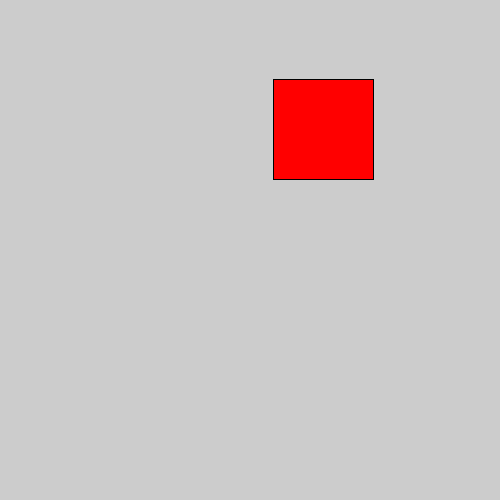
Frame 1 (no input)
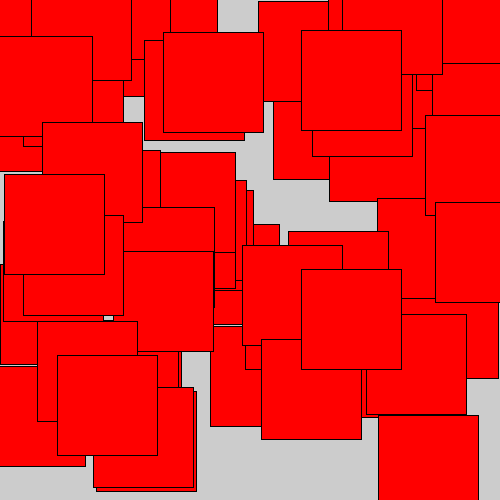
Frame 60 (the mouse pressed at the canvas centre just before this capture)
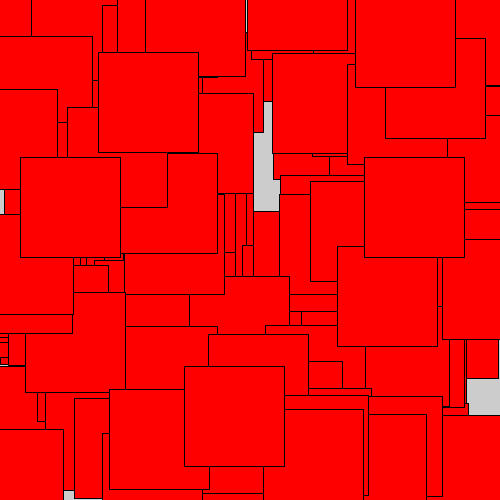
Frame 120 (the mouse held since frame 60 and released just before this capture)

The Processing sketch that drew these frames (run headless with seeded random() and noise(); from frame 60 on, the mouse is pressed at the canvas centre):

// Processing sketch: processing_129323
// ── processing_129323.pde


void setup() {
  size(500, 500) ;
  rectMode(CENTER) ;
}

void draw() {
//  background(255) ;
  fill(#FF0000) ;
  rect(random(width), random(height), 100, 100) ;

}
